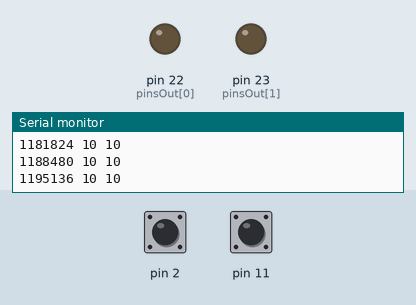
Simulated run of this sketch. Board: Arduino Mega 2560, built with avr-gcc and run on an emulated ATmega2560. Parts: output pins drawn as LEDs (lit = HIGH), the last lines printed to the serial monitor. Inputs (shaded band) come from the test bench; at power-on: pin 2 HIGH, pin 11 HIGH.

Above: at 1.2 s.
1.3 s: pin 2 pulled LOW for 0.15 s
At 1.37 s:
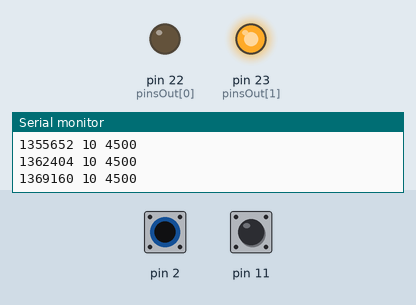
2.9 s: pin 11 pulled LOW for 0.15 s
At 2.98 s:
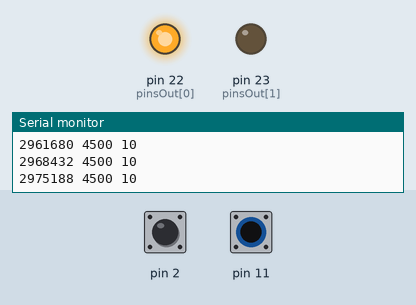
4.5 s: pin 11 pulled LOW for 3.2 s
At 8.3 s:
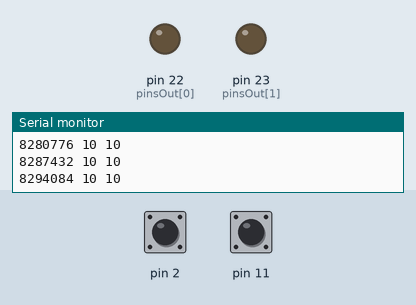
9.2 s: pin 2 pulled LOW for 3.2 s
At 10.6 s:
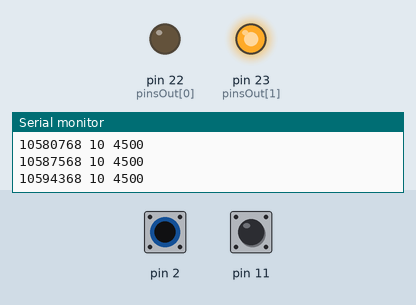
13.9 s: pin 2 driven LOW and pin 11 driven LOW
At 15.3 s:
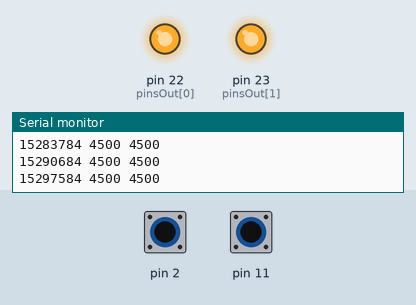
Timing chart, 0 to 16.4 s (numbered marks = the images above; inputs shaded):
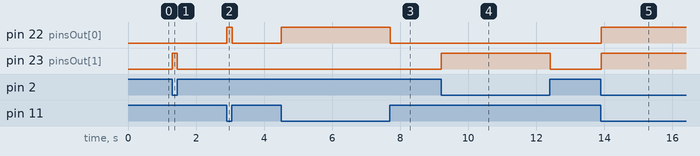

The sketch:

capacitiveSensor.ino
```cpp
#include <CapacitiveSensor.h>

// Settings
int nSensors = 2; // number of lick sensors
long th = 100; // threshold for detecting lick
float sampleRate = 30000.0; // rate to print to serial

// Sensor I/O (constructor format: (pin_HIGH, pin_LOW))
CapacitiveSensor cs[] = {
  CapacitiveSensor(13, 11),
  CapacitiveSensor(4, 2)
};
long vals[2]; // sensor values
int pinsOut[2] = {22, 23}; // output pins
int output[2] = {LOW, LOW}; // current output states

// Timing variables
unsigned long tStart;
unsigned long tCurrent;
unsigned long samplePeriod;

void setup() {
  // Set pins to low voltage
  for (int i = 0; i < nSensors; i++)
  {
    pinMode(pinsOut[i], OUTPUT);
    digitalWrite(pinsOut[i], LOW);
  }

  // Begin serial transmission
  Serial.begin(115200);

  // Get start time and minimum sample period
  tStart = micros(); // time in ms
  samplePeriod = (unsigned long) ((1.0/sampleRate)*1e6); // period in us
}

void loop() {
  // Get current sensor value and time
  // Note: sensor value acquisition limits transmission rate
  for (int i = 0; i < nSensors; i++)
  {
    vals[i] = cs[i].capacitiveSensor(30);
  }
  tCurrent = micros();

  // Write sensor value with sample frequency or if clock restarted
  if ((tCurrent - tStart > samplePeriod) || (tCurrent - tStart < 0))
  {
    Serial.print(tCurrent);
    for (int i = 0; i < nSensors; i++)
    {
      Serial.print(" ");
      Serial.print(vals[i]);
    }
    Serial.print("\n");
    tStart = tCurrent;
  }

  // Write digital I/O if threshold crossed
  for (int i = 0; i < nSensors; i++)
  {
    if ((vals[i] > th) && (output[i] == LOW))
    {
      digitalWrite(pinsOut[i], HIGH);
      output[i] = HIGH;
    }
    else if ((vals[i] < th) && (output[i] == HIGH))
    {
      digitalWrite(pinsOut[i], LOW);
      output[i] = LOW;
    }
  }
}
```

Measured:
- after the input at 1.3 s, pin 23 (pinsOut[1]): LOW → HIGH at once, → LOW 0.15 s later
- after the input at 2.9 s, pin 22 (pinsOut[0]): LOW → HIGH at once, → LOW 0.15 s later
- after the input at 4.5 s, pin 22 (pinsOut[0]): LOW → HIGH at once, → LOW 3.2 s later
- after the input at 9.2 s, pin 23 (pinsOut[1]): LOW → HIGH at once, → LOW 3.2 s later
- after the input at 13.9 s, pin 22 (pinsOut[0]), pin 23 (pinsOut[1]): LOW → HIGH at once
